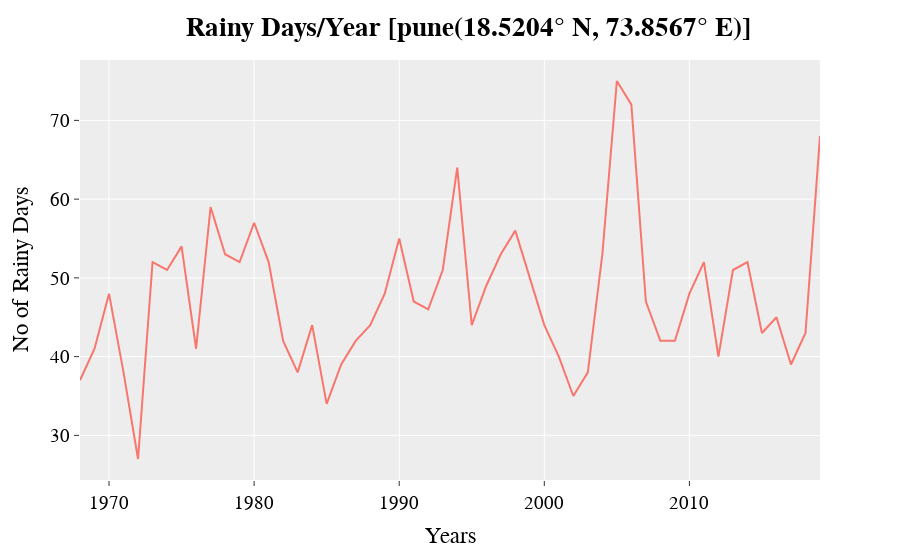

Notebook source saved alongside this figure:
### Code cell
index_plot(df)  
#fig.write_html("D:/website/data/srinagar_index/x.html",include_plotlyjs="cdn") #!!!!!!!!location change here!!!!!!!!!

### Figure 1 — Plotly figure (JSON) as saved in the notebook; plotly's stock layout.template omitted (floating-point values rounded to 4 significant figures)
{"data": [{"hovertemplate": "year=%{x}<br>rain=%{y}<extra></extra>", "legendgroup": "", "line": {"color": "#F8766D", "dash": "solid"}, "mode": "lines", "name": "", "orientation": "v", "showlegend": false, "type": "scatter", "x": [1968, 1969, 1970, 1971, 1972, 1973, 1974, 1975, 1976, 1977, 1978, 1979, 1980, 1981, 1982, 1983, 1984, 1985, 1986, 1987, 1988, 1989, 1990, 1991, 1992, 1993, 1994, 1995, 1996, 1997, 1998, 1999, 2000, 2001, 2002, 2003, 2004, 2005, 2006, 2007, 2008, 2009, 2010, 2011, 2012, 2013, 2014, 2015, 2016, 2017, 2018, 2019], "xaxis": "x", "y": [37, 41, 48, 38, 27, 52, 51, 54, 41, 59, 53, 52, 57, 52, 42, 38, 44, 34, 39, 42, 44, 48, 55, 47, 46, 51, 64, 44, 49, 53, 56, 50, 44, 40, 35, 38, 53, 75, 72, 47, 42, 42, 48, 52, 40, 51, 52, 43, 45, 39, 43, 68], "yaxis": "y"}], "layout": {"font": {"color": "black", "family": "Courier New, monospace", "size": 19}, "legend": {"tracegroupgap": 0}, "margin": {"t": 60}, "title": {"text": "<b>Rainy Days/Year [pune(18.5204° N, 73.8567° E)]</b>", "x": 0.52, "xanchor": "center", "y": 0.97, "yanchor": "top"}, "xaxis": {"anchor": "y", "domain": [0, 1], "title": {"text": "Years"}}, "yaxis": {"anchor": "x", "domain": [0, 1], "title": {"text": "No of Rainy Days"}}}}
